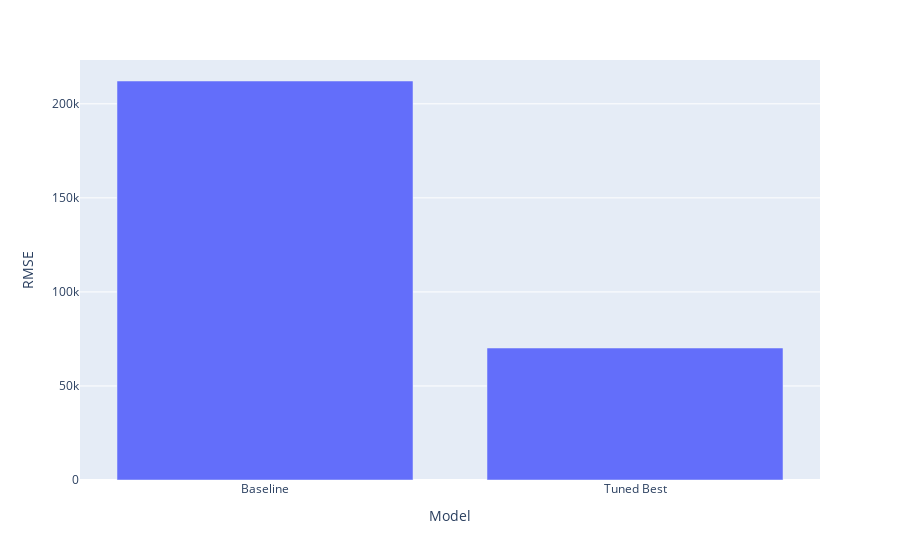

The notebook cell this image was saved under:
### Code cell
fig = px.bar(results_df, x="Model", y="RMSE")

fig.show()

### Figure 1 — Plotly figure (JSON) as saved in the notebook; plotly's stock layout.template omitted (floating-point values rounded to 4 significant figures)
{"data": [{"hovertemplate": "Model=%{x}<br>RMSE=%{y}<extra></extra>", "legendgroup": "", "marker": {"color": "#636efa", "pattern": {"shape": ""}}, "name": "", "orientation": "v", "showlegend": false, "textposition": "auto", "type": "bar", "x": ["Baseline", "Tuned Best"], "xaxis": "x", "y": [212100.0, 70170.0], "yaxis": "y"}], "layout": {"barmode": "relative", "legend": {"tracegroupgap": 0}, "margin": {"t": 60}, "xaxis": {"anchor": "y", "domain": [0, 1], "title": {"text": "Model"}}, "yaxis": {"anchor": "x", "domain": [0, 1], "title": {"text": "RMSE"}}}}
